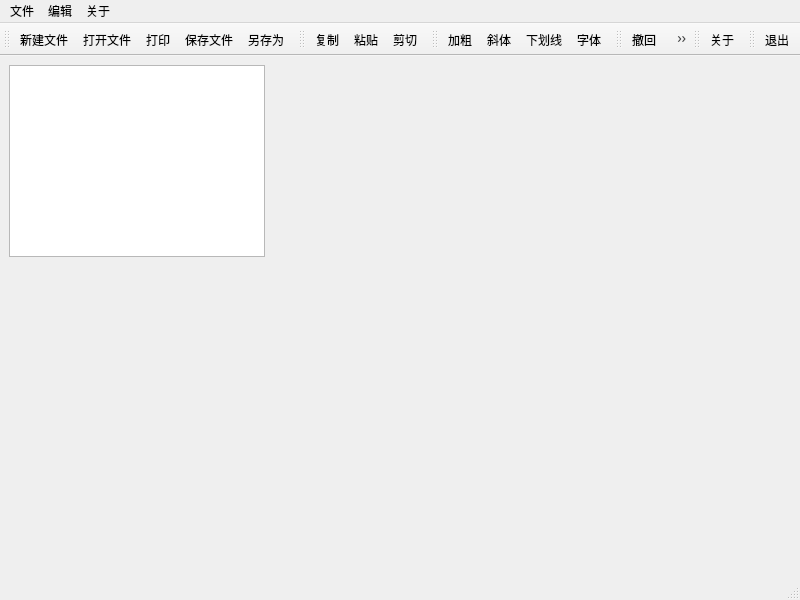
<?xml version="1.0" encoding="UTF-8"?>
<ui version="4.0">
 <class>MainWindow</class>
 <widget class="QMainWindow" name="MainWindow">
  <property name="geometry">
   <rect>
    <x>0</x>
    <y>0</y>
    <width>800</width>
    <height>600</height>
   </rect>
  </property>
  <property name="windowTitle">
   <string>MainWindow</string>
  </property>
  <widget class="QWidget" name="centralwidget">
   <widget class="QTextEdit" name="textEdit">
    <property name="geometry">
     <rect>
      <x>9</x>
      <y>9</y>
      <width>256</width>
      <height>192</height>
     </rect>
    </property>
   </widget>
  </widget>
  <widget class="QMenuBar" name="menubar">
   <property name="geometry">
    <rect>
     <x>0</x>
     <y>0</y>
     <width>800</width>
     <height>21</height>
    </rect>
   </property>
   <widget class="QMenu" name="menu">
    <property name="title">
     <string>文件</string>
    </property>
    <addaction name="action_new"/>
    <addaction name="action_open"/>
    <addaction name="separator"/>
    <addaction name="action_save"/>
    <addaction name="action_save_as"/>
    <addaction name="separator"/>
    <addaction name="action_print"/>
    <addaction name="separator"/>
    <addaction name="action_exit"/>
   </widget>
   <widget class="QMenu" name="menu_2">
    <property name="title">
     <string>编辑</string>
    </property>
    <addaction name="action_copy"/>
    <addaction name="action_paste"/>
    <addaction name="action_cut"/>
    <addaction name="separator"/>
    <addaction name="action_bold"/>
    <addaction name="action_italic"/>
    <addaction name="action_underline"/>
    <addaction name="separator"/>
    <addaction name="action_font"/>
   </widget>
   <widget class="QMenu" name="menu_3">
    <property name="title">
     <string>关于</string>
    </property>
    <addaction name="action_about"/>
   </widget>
   <addaction name="menu"/>
   <addaction name="menu_2"/>
   <addaction name="menu_3"/>
  </widget>
  <widget class="QStatusBar" name="statusbar"/>
  <widget class="QToolBar" name="toolBar">
   <property name="windowTitle">
    <string>toolBar</string>
   </property>
   <attribute name="toolBarArea">
    <enum>TopToolBarArea</enum>
   </attribute>
   <attribute name="toolBarBreak">
    <bool>false</bool>
   </attribute>
   <addaction name="action_new"/>
   <addaction name="action_open"/>
   <addaction name="action_print"/>
   <addaction name="action_save"/>
   <addaction name="action_save_as"/>
  </widget>
  <widget class="QToolBar" name="toolBar_2">
   <property name="windowTitle">
    <string>toolBar_2</string>
   </property>
   <attribute name="toolBarArea">
    <enum>TopToolBarArea</enum>
   </attribute>
   <attribute name="toolBarBreak">
    <bool>false</bool>
   </attribute>
   <addaction name="action_copy"/>
   <addaction name="action_paste"/>
   <addaction name="action_cut"/>
  </widget>
  <widget class="QToolBar" name="toolBar_3">
   <property name="windowTitle">
    <string>toolBar_3</string>
   </property>
   <attribute name="toolBarArea">
    <enum>TopToolBarArea</enum>
   </attribute>
   <attribute name="toolBarBreak">
    <bool>false</bool>
   </attribute>
   <addaction name="action_bold"/>
   <addaction name="action_italic"/>
   <addaction name="action_underline"/>
   <addaction name="action_font"/>
  </widget>
  <widget class="QToolBar" name="toolBar_4">
   <property name="windowTitle">
    <string>toolBar_4</string>
   </property>
   <attribute name="toolBarArea">
    <enum>TopToolBarArea</enum>
   </attribute>
   <attribute name="toolBarBreak">
    <bool>false</bool>
   </attribute>
   <addaction name="action_undo"/>
   <addaction name="action_redo"/>
  </widget>
  <widget class="QToolBar" name="toolBar_5">
   <property name="windowTitle">
    <string>toolBar_5</string>
   </property>
   <attribute name="toolBarArea">
    <enum>TopToolBarArea</enum>
   </attribute>
   <attribute name="toolBarBreak">
    <bool>false</bool>
   </attribute>
   <addaction name="action_about"/>
  </widget>
  <widget class="QToolBar" name="toolBar_6">
   <property name="windowTitle">
    <string>toolBar_6</string>
   </property>
   <attribute name="toolBarArea">
    <enum>TopToolBarArea</enum>
   </attribute>
   <attribute name="toolBarBreak">
    <bool>false</bool>
   </attribute>
   <addaction name="action_exit"/>
  </widget>
  <action name="action_new">
   <property name="icon">
    <iconset resource="../../images.qrc">
     <normaloff>:/images/new.png</normaloff>:/images/new.png</iconset>
   </property>
   <property name="text">
    <string>新建文件</string>
   </property>
   <property name="shortcut">
    <string>Ctrl+N</string>
   </property>
  </action>
  <action name="action_open">
   <property name="icon">
    <iconset resource="../../images.qrc">
     <normaloff>:/images/open.png</normaloff>:/images/open.png</iconset>
   </property>
   <property name="text">
    <string>打开文件</string>
   </property>
   <property name="shortcut">
    <string>Ctrl+O</string>
   </property>
  </action>
  <action name="action_save">
   <property name="icon">
    <iconset resource="../../images.qrc">
     <normaloff>:/images/save.png</normaloff>:/images/save.png</iconset>
   </property>
   <property name="text">
    <string>保存文件</string>
   </property>
   <property name="shortcut">
    <string>Ctrl+S</string>
   </property>
  </action>
  <action name="action_save_as">
   <property name="icon">
    <iconset resource="../../images.qrc">
     <normaloff>:/images/save_as.png</normaloff>:/images/save_as.png</iconset>
   </property>
   <property name="text">
    <string>另存为</string>
   </property>
   <property name="shortcut">
    <string>Ctrl+Shift+S</string>
   </property>
  </action>
  <action name="action_paste">
   <property name="icon">
    <iconset resource="../../images.qrc">
     <normaloff>:/images/paste.png</normaloff>:/images/paste.png</iconset>
   </property>
   <property name="text">
    <string>粘贴</string>
   </property>
   <property name="shortcut">
    <string>Ctrl+V</string>
   </property>
  </action>
  <action name="action_cut">
   <property name="icon">
    <iconset resource="../../images.qrc">
     <normaloff>:/images/cut.png</normaloff>:/images/cut.png</iconset>
   </property>
   <property name="text">
    <string>剪切</string>
   </property>
   <property name="shortcut">
    <string>Ctrl+X</string>
   </property>
  </action>
  <action name="action_copy">
   <property name="icon">
    <iconset resource="../../images.qrc">
     <normaloff>:/images/copy.png</normaloff>:/images/copy.png</iconset>
   </property>
   <property name="text">
    <string>复制</string>
   </property>
   <property name="shortcut">
    <string>Ctrl+C</string>
   </property>
  </action>
  <action name="action_bold">
   <property name="checkable">
    <bool>true</bool>
   </property>
   <property name="icon">
    <iconset resource="../../images.qrc">
     <normaloff>:/images/bold.png</normaloff>:/images/bold.png</iconset>
   </property>
   <property name="text">
    <string>加粗</string>
   </property>
   <property name="shortcut">
    <string>Ctrl+B</string>
   </property>
  </action>
  <action name="action_italic">
   <property name="checkable">
    <bool>true</bool>
   </property>
   <property name="icon">
    <iconset resource="../../images.qrc">
     <normaloff>:/images/italic.png</normaloff>:/images/italic.png</iconset>
   </property>
   <property name="text">
    <string>斜体</string>
   </property>
   <property name="shortcut">
    <string>Ctrl+I</string>
   </property>
  </action>
  <action name="action_underline">
   <property name="checkable">
    <bool>true</bool>
   </property>
   <property name="icon">
    <iconset resource="../../images.qrc">
     <normaloff>:/images/underline.png</normaloff>:/images/underline.png</iconset>
   </property>
   <property name="text">
    <string>下划线</string>
   </property>
   <property name="shortcut">
    <string>Ctrl+U</string>
   </property>
  </action>
  <action name="action_font">
   <property name="icon">
    <iconset resource="../../images.qrc">
     <normaloff>:/images/font.png</normaloff>:/images/font.png</iconset>
   </property>
   <property name="text">
    <string>字体</string>
   </property>
   <property name="shortcut">
    <string>Ctrl+Shift+F</string>
   </property>
  </action>
  <action name="action_about">
   <property name="icon">
    <iconset resource="../../images.qrc">
     <normaloff>:/images/info.png</normaloff>:/images/info.png</iconset>
   </property>
   <property name="text">
    <string>关于</string>
   </property>
   <property name="shortcut">
    <string>Ctrl+Shift+I</string>
   </property>
  </action>
  <action name="action_undo">
   <property name="icon">
    <iconset resource="../../images.qrc">
     <normaloff>:/images/edit_undo.png</normaloff>:/images/edit_undo.png</iconset>
   </property>
   <property name="text">
    <string>撤回</string>
   </property>
   <property name="shortcut">
    <string>Ctrl+Z</string>
   </property>
  </action>
  <action name="action_redo">
   <property name="icon">
    <iconset resource="../../images.qrc">
     <normaloff>:/images/edit_redo.png</normaloff>:/images/edit_redo.png</iconset>
   </property>
   <property name="text">
    <string>取消撤回</string>
   </property>
   <property name="shortcut">
    <string>Ctrl+Shift+Z</string>
   </property>
  </action>
  <action name="action_exit">
   <property name="icon">
    <iconset resource="../../images.qrc">
     <normaloff>:/images/exit.png</normaloff>:/images/exit.png</iconset>
   </property>
   <property name="text">
    <string>退出</string>
   </property>
   <property name="shortcut">
    <string>Esc</string>
   </property>
  </action>
  <action name="action_print">
   <property name="icon">
    <iconset resource="../../images.qrc">
     <normaloff>:/images/print.png</normaloff>:/images/print.png</iconset>
   </property>
   <property name="text">
    <string>打印</string>
   </property>
   <property name="shortcut">
    <string>Ctrl+P</string>
   </property>
  </action>
 </widget>
 <resources>
  <include location="../../images.qrc"/>
 </resources>
 <connections/>
</ui>
